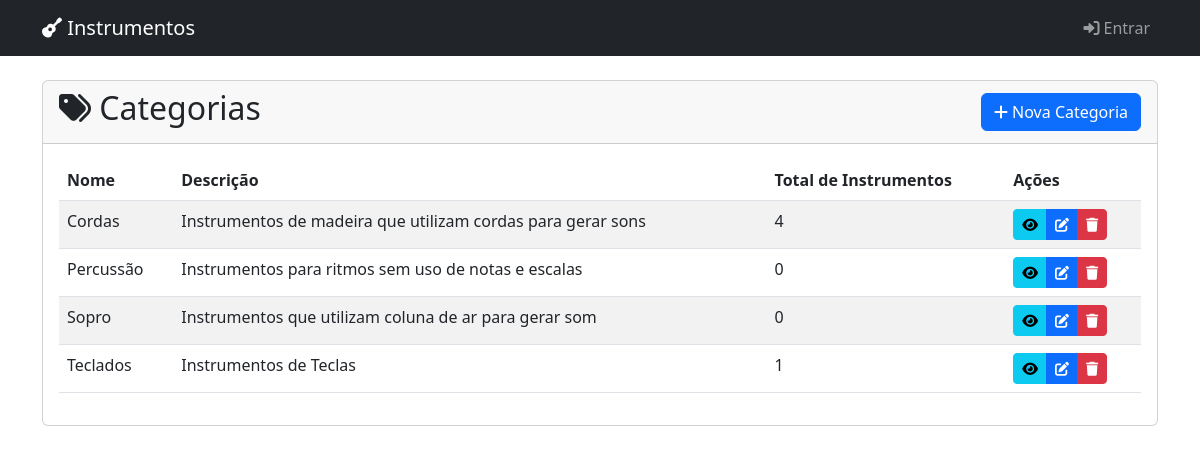
Page /categorias/ on the committed database.
### instrumentos/models.py (models this page shows, shortened)
class Categoria(models.Model):
    nome = models.CharField(max_length=100)
    descricao = models.TextField(blank=True)
    class Meta:
        verbose_name = 'Categoria'
        verbose_name_plural = 'Categorias'

### instrumentos/views.py (the view)
# urls.py: path('categorias/', views.lista_categorias, name='lista_categorias'),
def lista_categorias(request):
    categorias = Categoria.objects.all().order_by('nome')
    return render(request, 'instrumentos/categorias/lista.html', {
        'categorias': categorias
    })

### instrumentos/templates/instrumentos/categorias/lista.html (shortened to what this page needs)
{% extends 'base.html' %}
{% block content %}
<div class="card">
    <div class="card-header d-flex justify-content-between align-items-center">
        <h2>
            <i class="fas fa-tags"></i> Categorias
        </h2>
        <a href="{% url 'nova_categoria' %}" class="btn btn-primary">
            <i class="fas fa-plus"></i> Nova Categoria
        </a>
    </div>
    <div class="card-body">
        {% if categorias %}
        <div class="table-responsive">
            <table class="table table-striped table-hover">
                <thead>
                    <tr>
                        <th>Nome</th>
                        <th>Descrição</th>
                        <th>Total de Instrumentos</th>
                        <th>Ações</th>
                    </tr>
                </thead>
                <tbody>
                    {% for categoria in categorias %}
                    <tr>
                        <td>{{ categoria.nome }}</td>
                        <td>{{ categoria.descricao|default:"-" }}</td>
                        <td>{{ categoria.instrumento_set.count }}</td>
                        <td>
                            <div class="btn-group" role="group">
                                <a href="{% url 'detalhe_categoria' pk=categoria.pk %}" class="btn btn-sm btn-info"
                                    title="Ver detalhes">
                                    <i class="fas fa-eye"></i>
                                </a>
                                <a href="{% url 'editar_categoria' pk=categoria.pk %}" class="btn btn-sm btn-primary"
                                    title="Editar">
                                    <i class="fas fa-edit"></i>
                                </a>
                                <button type="button" class="btn btn-sm btn-danger" title="Excluir"
                                    data-bs-toggle="modal" data-bs-target="#deleteModal{{ categoria.id }}">
                                    <i class="fas fa-trash"></i>
                                </button>
                            </div>
                        </td>
                    </tr>
                    {% endfor %}
                </tbody>
            </table>
        </div>
        {% else %}
        <div class="alert alert-info">
            <i class="fas fa-info-circle"></i> Nenhuma categoria cadastrada.
        </div>
        {% endif %}
    </div>
</div>
{% endblock %}

### rows in the picture
Categoria: nome "Cordas", descricao "Instrumentos de madeira que utilizam cordas para gerar sons", instrumento_set.count "4"
Categoria: nome "Percussão", descricao "Instrumentos para ritmos sem uso de notas e escalas", instrumento_set.count "0"
Categoria: nome "Sopro", descricao "Instrumentos que utilizam coluna de ar para gerar som", instrumento_set.count "0"
Categoria: nome "Teclados", descricao "Instrumentos de Teclas", instrumento_set.count "1"
